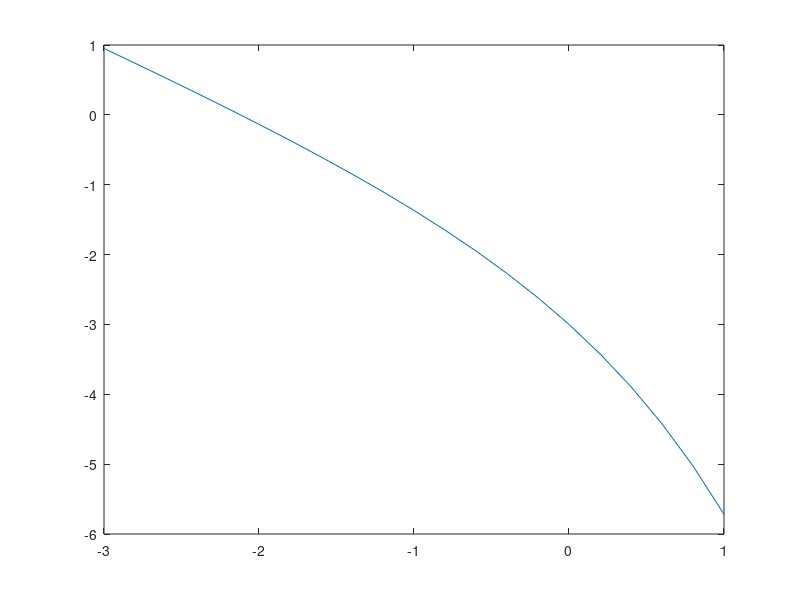

This figure's MATLAB source:
clear all; close all; clc;

% f = -exp(x)-2-x

a = -3; 
b=1;
delta = 10^(-3);

f = @(x) -exp(x)-2-x;

x = a:0.2:b;
y = f(x);
plot(x,y)

ya = f(a);
yb = f(b);

if ya*yb > 0
    disp('ya*yb > 0:')
    return
end

maxI = 100;

for i =1:maxI

    c = (a+b)/2;
    yc =f(c);

    if yc == 0

        a = c;
        b = c;

    elseif yb*yc > 0

        b = c;
        yb = yc;

    else

        a = c;
        ya = yc;

    end

    err = abs(b-a);

    if err < delta
        break
    end
end

root = c
err